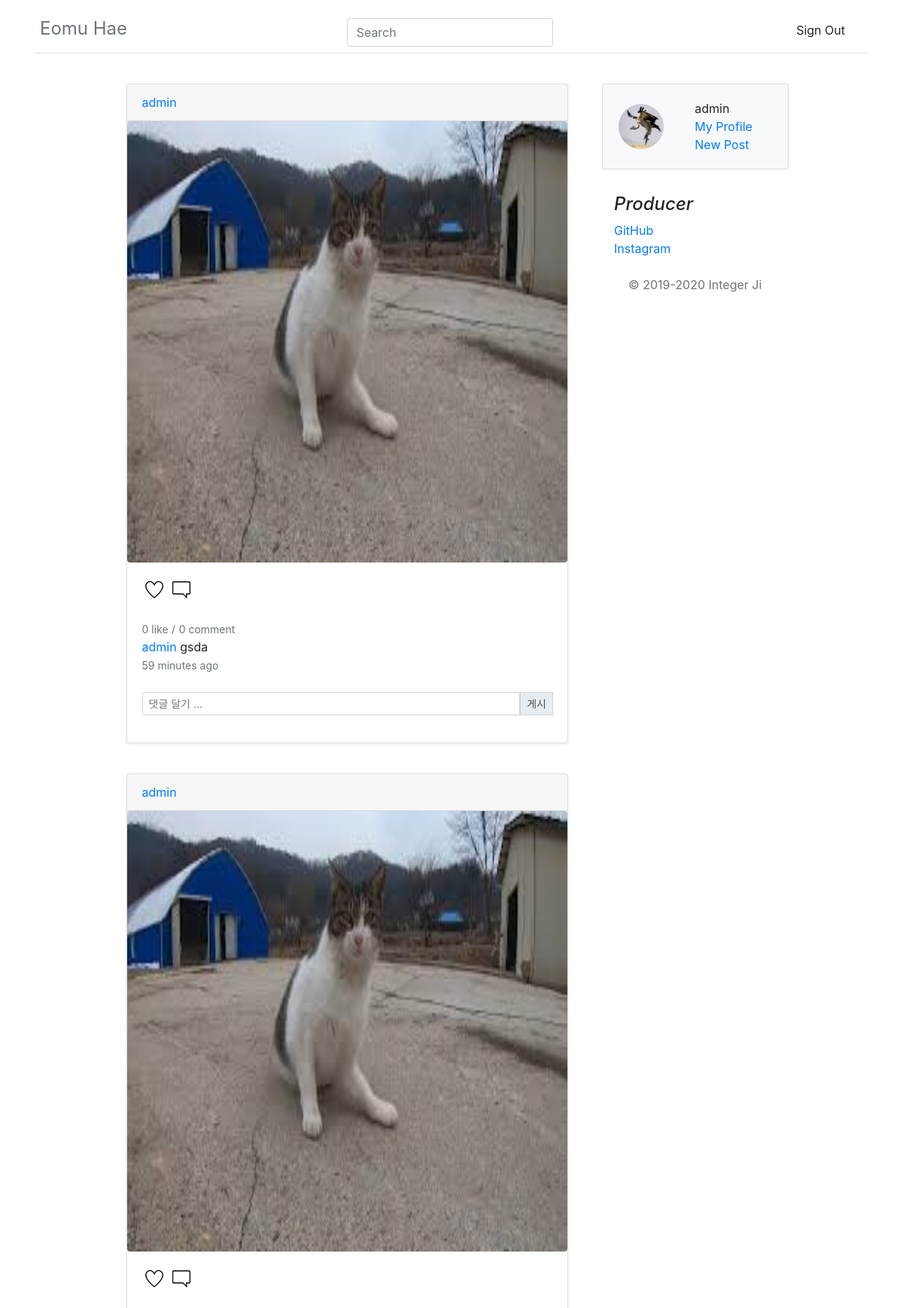
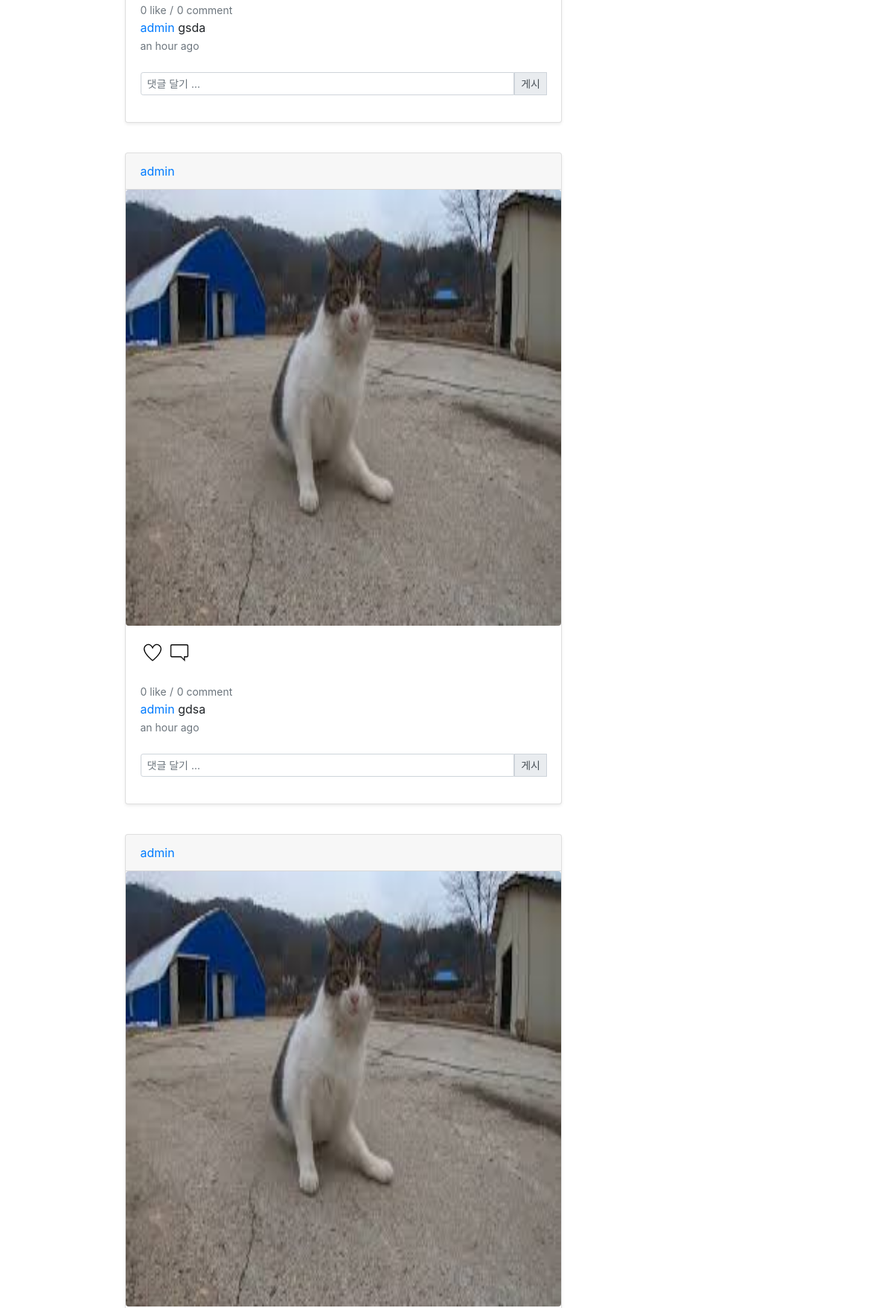
Page /intworldapp/index/ (signed in, upper part) on the committed database (2 pictures, top to bottom).
### intworldapp/models.py (models this page shows, shortened)
class Post(models.Model):
    main_text = models.CharField(max_length=200)
    create_user = models.ForeignKey(User, on_delete = models.CASCADE)
    create_date = models.DateTimeField('date published', default=timezone.now)
    update_date = models.DateTimeField('date published', null = True, default=timezone.now)
    create_img = models.ImageField(blank=True, upload_to="post/%Y/%m/%d", null=True)
    likes = models.ManyToManyField(User, related_name='likes')
    tag_set = models.ManyToManyField('Tag', blank=True)
    @property
    def total_likes(self):
        return self.likes.count()

### intworldapp/views.py (the view)
# urls.py: path('index/', views.index, name="index"),
def index(request):
    posts = Post.objects.all().order_by('-id')
    app_url = request.path
    conn_user = request.user
    conn_profile = Profile.objects.get(user=conn_user)
    if not conn_profile.profile_image:
        pic_url = ""
    else:
        pic_url = conn_profile.profile_image.url
    context = {
        'id' : conn_user.username,
        'nick' : conn_profile.nick,
        'profile_pic' : pic_url,
        'intro' : conn_profile.intro,
        'posts' : posts,
        'app_url' : app_url,
    }
    return render(request, 'index.html', context=context)

### intworldapp/templatetags/post_extras.py (called while the page is built)
@register.filter
def add_link(value):
    main_text = value.main_text
    tags = value.tag_set.all()
    for tag in tags:
        main_text = re.sub(r'\#'+tag.tag_name+r'\b', '<a href="/intworldapp/explore/tags/'+tag.tag_name+'">#'+tag.tag_name+'</a>', main_text)
    return main_text

### intworldapp/templates/index.html (shortened to what this page needs)
{% extends 'base.html' %}
{% load post_extras %}
{% load humanize %}
{% block content %}
<head>
</head>
<body>
  <main role="main" class="container">
    <div class="row justify-content-center">
      <div class="col-md-7 blog-main">
        <div class="container">
          {% for post in posts.all %}
          <div class="card-deck mb-3">
            <div class="card mb-4 shadow-sm">
              <div class="card-header">
                  <div class="btn-group" style="float: left;">
                    <a class="my-0 font-weight-normal" href="{% url 'userpage' post.create_user %}"><span class="writer_name">{{ post.create_user }}</span></a>
                  </div>
              </div>
              {% if post.create_img %}
              <div class="text-center">
                <img src="{{post.create_img.url}}" class="rounded" alt="..." width="585.5dp" height="585.5dp">
              </div>
              {% else %}
              <a>no</a>
              {% endif %}
              <div class="card-body">
                {% if post.likes.all %}
                <a class="like" name="{{ post.pk }}"><img id="like-img{{ post.pk }}" src="/static/like_after.png" alt="클릭시 좋아요 취소" style="width: 2rem; height:2rem;"></a>
                {% else %}
                <a class="like" name="{{ post.pk }}"><img id="like-img{{ post.pk }}" src="/static/like_before.png" alt="클릭시 좋아요" style="width: 2rem; height:2rem;"></a>
                {% endif %}
                <a href="{% url 'detail' post.id %}"><img src="/static/detail.png" alt="detail 이동" style="width: 2rem; height:2rem;"></a>
                <div class="group">
                <br>
                <small class="text-muted"><span class="like_count" id="count{{ post.pk }}">{{ post.total_likes }} like</span></small>
                <small class="text-muted">/</small>
                <small class="text-muted">{{post.comments.count}} comment</small>
                <br>
                <a class="my-0 font-weight-normal" href="{% url 'userpage' post.create_user %}">{{ post.create_user }}</a>
                <a class="card-title pricing-card-title">{{ post|add_link|safe|linebreaksbr }}</a>
                <br>
                  <small class="text-muted">{{ post.create_date | naturaltime }}</small>
                </div>
                <br>
                <div class="group">
                  <form action="{% url 'c_post' post.id %}" method="POST">
                    <div class="input-group input-group-sm mb-3">
                      <input type="text" class="form-control" aria-label="Sizing example input" aria-describedby="inputGroup-sizing-sm" name="comment_text" id="comment_text" placeholder="댓글 달기 ..." style="display:inline-block">
                      <div class="input-group-prepend">
                        <button class="input-group-text" id="inputGroup-sizing-sm" type="submit">게시</button>
                      </div>
                    </div>
                  </form>
                  </div>
              </div>
            </div>
          </div>
          {% endfor %}
        </div>
      </div>
      <aside class="col-md-3 blog-sidebar">
        <div class="card mb-3 bg-light rounded" style="max-width: 540px;" bg-light rounded>
          <div class="row no-gutters">
            <div class="col-md-5 d-flex align-items-center d-flex justify-content-center">
              <img src="{{ profile_pic }}" alt="..." class="rounded-circle" width="60" height="60">
            </div>
            <div class="col-md-6">
              <div class="card-body">
                <a><span id="user_name">{{user.username}}</span></a>
                <br>
                <a href="{% url 'mypage' %}">My Profile</a>
                <br>
                <a href="{% url 'post' %}">New Post</a>
              </div>
            </div>
          </div>
        </div>
        <div class="p-3">
          <h4 class="font-italic">Producer</h4>
          <ol class="list-unstyled">
            <li><a href="https://github.com/integerJI">GitHub</a></li>
            <li><a href="https://www.instagram.com/integer_ji/">Instagram</a></li>
          </ol>
          <footer class="my-2 pt-2 text-muted text-center text-small">
            <p class="mb-1">&copy; 2019-2020 Integer Ji</p>
          </footer>
        </div>
      </aside>
    </div>
  </main>
</body>
{% endblock %}

### rows in the picture
Post: create_user "admin", create_img (picture), total_likes "0", comments.count "0", main_text+id "gsda", create_date "59 minutes ago"
Post: create_user "admin", create_img (picture), total_likes "0", comments.count "0", main_text+id "gsda", create_date "an hour ago"
Post: create_user "admin", create_img (picture), total_likes "0", comments.count "0", main_text+id "gdsa", create_date "an hour ago"
Post: create_user "admin", create_img (picture)

### other values in the picture
{{ user.username }} "admin"
